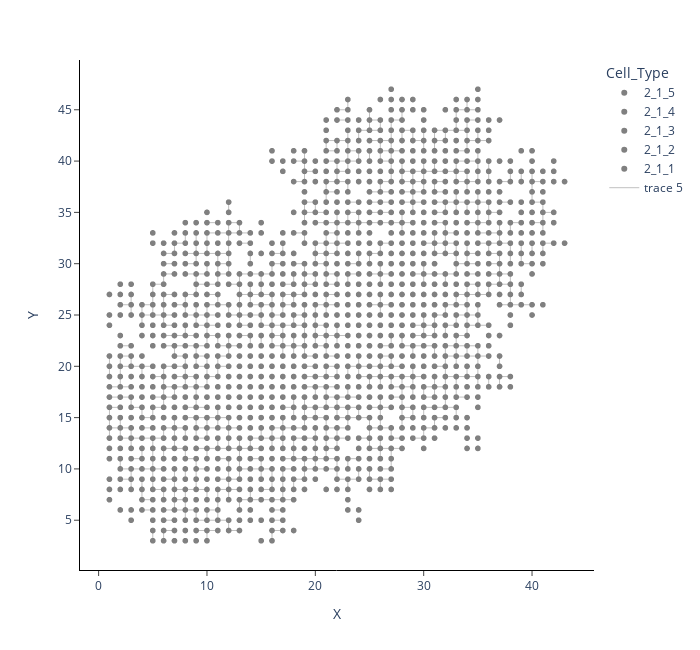

Notebook code cell kept with this figure:
### Code cell
from src.visualize import visualize_celllevel_graph
import sys
sys.path.append('./src/')
sys.path.append('./src/submodules/CeSpGRN/src/')
from src.preprocessing import construct_celllevel_graph


celllevel_adj, edges = construct_celllevel_graph(scmultisim_df, 4, get_edges=True)

sim_fig = visualize_celllevel_graph(scmultisim_df, gene="Cell_Type",title="",  publication=True)
sim_fig.update_layout(
    plot_bgcolor="white"
)
sim_fig.update_xaxes(showline=True, linewidth=1, linecolor='black', mirror=False, ticks='outside')
sim_fig.update_yaxes(showline=True, linewidth=1, linecolor='black', mirror=False,ticks='outside')
sim_fig.update_coloraxes(showscale=False)
sim_fig.update_traces(marker=dict(color='gray'))
sim_fig.add_trace(
    go.Scatter(
    x=edge_x, y=edge_y,
    line=dict(width=0.5, color='gray'),
    hoverinfo='none',
    mode='lines')
)
sim_fig.show()

### Figure 1 — Plotly figure (JSON) as saved in the notebook; plotly's stock layout.template omitted (floating-point values rounded to 4 significant figures; data arrays with more than 128 entries replaced by an {"elided": "..."} marker saying what was removed)
{"data": [{"customdata": {"elided": "240x1 int values"}, "hovertemplate": "Cell_ID: %{customdata[0]}<br>X: %{x}<br>Y: %{y}", "legendgroup": "2_1_5", "marker": {"color": "gray", "symbol": "circle"}, "mode": "markers", "name": "2_1_5", "showlegend": true, "type": "scattergl", "x": {"elided": "240 int values"}, "xaxis": "x", "y": {"elided": "240 int values"}, "yaxis": "y"}, {"customdata": {"elided": "240x1 int values"}, "hovertemplate": "Cell_ID: %{customdata[0]}<br>X: %{x}<br>Y: %{y}", "legendgroup": "2_1_4", "marker": {"color": "gray", "symbol": "circle"}, "mode": "markers", "name": "2_1_4", "showlegend": true, "type": "scattergl", "x": {"elided": "240 int values"}, "xaxis": "x", "y": {"elided": "240 int values"}, "yaxis": "y"}, {"customdata": {"elided": "240x1 int values"}, "hovertemplate": "Cell_ID: %{customdata[0]}<br>X: %{x}<br>Y: %{y}", "legendgroup": "2_1_3", "marker": {"color": "gray", "symbol": "circle"}, "mode": "markers", "name": "2_1_3", "showlegend": true, "type": "scattergl", "x": {"elided": "240 int values"}, "xaxis": "x", "y": {"elided": "240 int values"}, "yaxis": "y"}, {"customdata": {"elided": "240x1 int values"}, "hovertemplate": "Cell_ID: %{customdata[0]}<br>X: %{x}<br>Y: %{y}", "legendgroup": "2_1_2", "marker": {"color": "gray", "symbol": "circle"}, "mode": "markers", "name": "2_1_2", "showlegend": true, "type": "scattergl", "x": {"elided": "240 int values"}, "xaxis": "x", "y": {"elided": "240 int values"}, "yaxis": "y"}, {"customdata": {"elided": "240x1 int values"}, "hovertemplate": "Cell_ID: %{customdata[0]}<br>X: %{x}<br>Y: %{y}", "legendgroup": "2_1_1", "marker": {"color": "gray", "symbol": "circle"}, "mode": "markers", "name": "2_1_1", "showlegend": true, "type": "scattergl", "x": {"elided": "240 int values"}, "xaxis": "x", "y": {"elided": "240 int values"}, "yaxis": "y"}, {"hoverinfo": "none", "line": {"color": "gray", "width": 0.5}, "mode": "lines", "type": "scatter", "x": {"elided": "2772 int values"}, "y": {"elided": "2772 int values"}}], "layout": {"coloraxis": {"showscale": false}, "height": 650, "legend": {"title": {"text": "Cell_Type"}, "tracegroupgap": 0}, "margin": {"t": 60}, "plot_bgcolor": "white", "width": 700, "xaxis": {"anchor": "y", "domain": [0, 1], "linecolor": "black", "linewidth": 1, "mirror": false, "showline": true, "ticks": "outside", "title": {"text": "X"}}, "yaxis": {"anchor": "x", "domain": [0, 1], "linecolor": "black", "linewidth": 1, "mirror": false, "showline": true, "ticks": "outside", "title": {"text": "Y"}}}}
